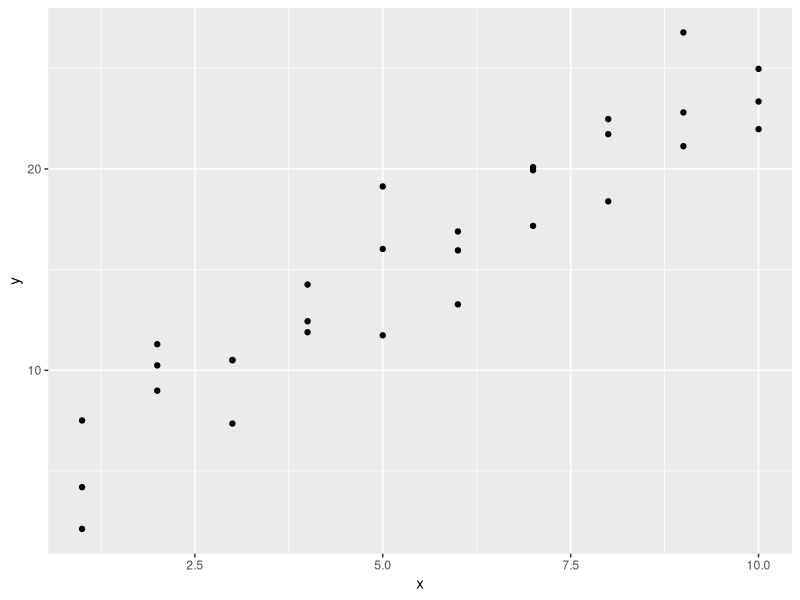
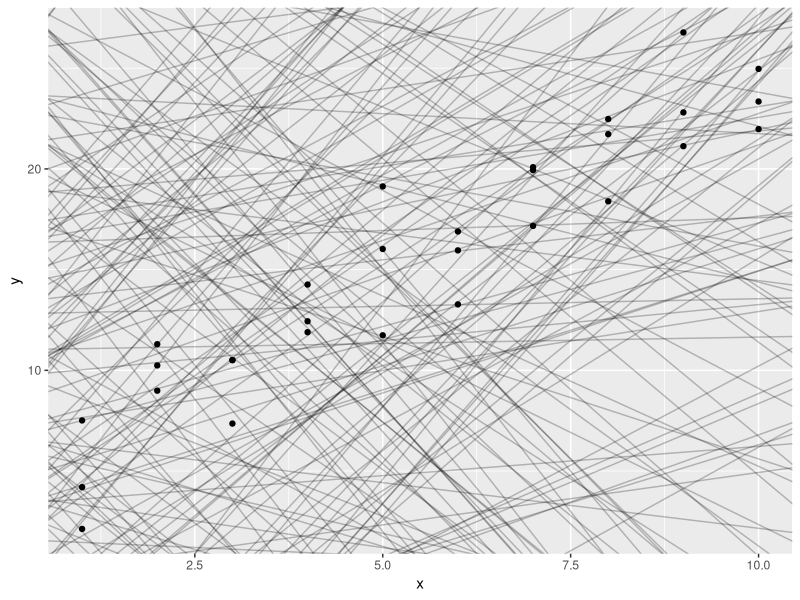
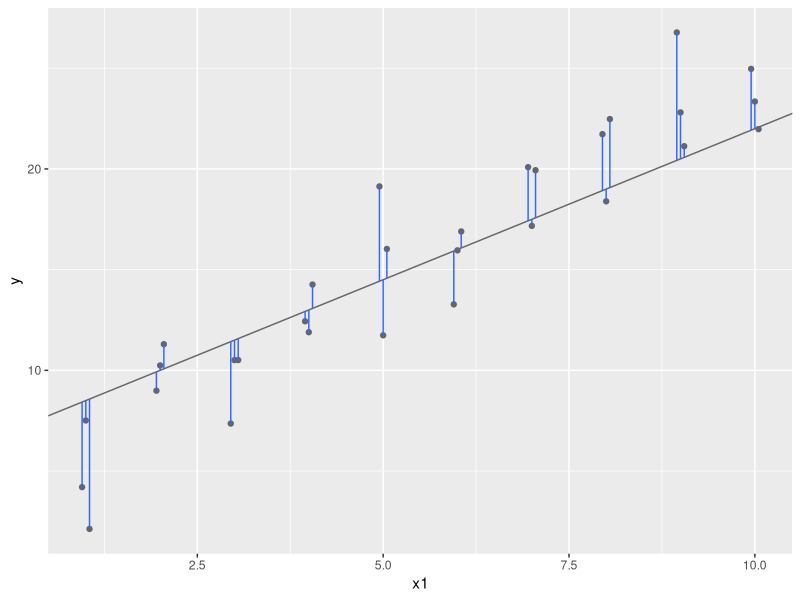

The R script that drew these images, in order: (Note: this script raises an error after producing the figures.)
## ---- chunk 1
library(tidyverse)

library(modelr)
options(na.action = na.warn)
## ---- chunk 2
ggplot(sim1, aes(x, y)) + 
  geom_point()
## ---- chunk 3
models <- tibble(
  a1 = runif(250, -20, 40),
  a2 = runif(250, -5, 5)
)

ggplot(sim1, aes(x, y)) + 
  geom_abline(aes(intercept = a1, slope = a2), data = models, alpha = 1/4) +
  geom_point() 
## ---- chunk 4
dist1 <- sim1 %>% 
  mutate(
    dodge = rep(c(-1, 0, 1) / 20, 10),
    x1 = x + dodge,
    pred = 7 + x1 * 1.5
  )

ggplot(dist1, aes(x1, y)) + 
  geom_abline(intercept = 7, slope = 1.5, colour = "grey40") +
  geom_point(colour = "grey40") +
  geom_linerange(aes(ymin = y, ymax = pred), colour = "#3366FF") 
## ---- chunk 5
# model1 <- function(a, data) {
# 
#   
#   }
model1(c(7, 1.5), sim1)
## ---- chunk 6

# measure_distance <- function(mod, data) {
# 
#   }
measure_distance(c(7, 1.5), sim1)
## ---- chunk 7
sim1_dist <- function(a1, a2) {
  measure_distance(c(a1, a2), sim1)
}

models <- models %>% 
  mutate(dist = purrr::map2_dbl(a1, a2, sim1_dist))
models
## ---- chunk 8
ggplot(sim1, aes(x, y)) + 
  geom_point(size = 2, colour = "grey30") + 
  geom_abline(
    aes(intercept = a1, slope = a2, colour = -dist), 
    data = filter(models, rank(dist) <= 10)
  )
## ---- chunk 9
ggplot(models, aes(a1, a2)) +
  geom_point(data = filter(models, rank(dist) <= 10), size = 4, colour = "red") +
  geom_point(aes(colour = -dist))
## ---- chunk 10
grid <- expand.grid(
  a1 = seq(-5, 20, length = 25),
  a2 = seq(1, 3, length = 25)
  ) %>% 
  mutate(dist = purrr::map2_dbl(a1, a2, sim1_dist))

grid %>% 
  ggplot(aes(a1, a2)) +
  geom_point(data = filter(grid, rank(dist) <= 10), size = 4, colour = "red") +
  geom_point(aes(colour = -dist)) 
## ---- chunk 11
ggplot(sim1, aes(x, y)) + 
  geom_point(size = 2, colour = "grey30") + 
  geom_abline(
    aes(intercept = a1, slope = a2, colour = -dist), 
    data = filter(grid, rank(dist) <= 10)
  )
## ---- chunk 12
optim(c(4,2), measure_distance, data = sim1)
## ---- chunk 13
best <- optim(c(0, 0), measure_distance, data = sim1)
best$par

ggplot(sim1, aes(x, y)) + 
  geom_point(size = 2, colour = "grey30") + 
  geom_abline(intercept = best$par[1], slope = best$par[2])
## ---- chunk 14
sim1_mod <- lm(y ~ x, data = sim1)
coef(sim1_mod)
## ---- chunk 15
grid <- sim1 %>% 
  data_grid(x) 
grid
## ---- chunk 16
grid <- grid %>% 
  add_predictions(sim1_mod) 
grid
## ---- chunk 17
ggplot(sim1, aes(x)) +
  geom_point(aes(y = y)) +
  geom_line(aes(y = pred), data = grid, colour = "red", size = 1)
## ---- chunk 18
sim1 <- sim1 %>% 
  add_residuals(sim1_mod)
sim1
## ---- chunk 19
ggplot(sim1, aes(resid)) + 
  geom_freqpoly(binwidth = 0.5)
## ---- chunk 20
mean(sim1$resid)
## ---- chunk 21
ggplot(sim1, aes(x, resid)) + 
  geom_ref_line(h = 0, size = 2,colour = "firebrick") +
  geom_point() 
